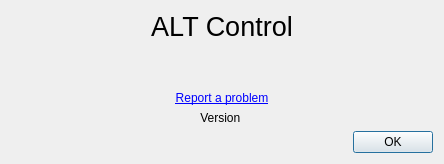
<?xml version="1.0" encoding="UTF-8"?>
<ui version="4.0">
 <class>AboutDialog</class>
 <widget class="QDialog" name="AboutDialog">
  <property name="geometry">
   <rect>
    <x>0</x>
    <y>0</y>
    <width>444</width>
    <height>164</height>
   </rect>
  </property>
  <property name="windowTitle">
   <string>About Control</string>
  </property>
  <property name="windowIcon">
   <iconset theme="alterator"/>
  </property>
  <layout class="QVBoxLayout" name="verticalLayout">
   <item>
    <widget class="QLabel" name="amcLabel">
     <property name="font">
      <font>
       <pointsize>20</pointsize>
       <bold>false</bold>
      </font>
     </property>
     <property name="text">
      <string>ALT Control</string>
     </property>
     <property name="alignment">
      <set>Qt::AlignmentFlag::AlignCenter</set>
     </property>
    </widget>
   </item>
   <item>
    <spacer name="verticalSpacer">
     <property name="orientation">
      <enum>Qt::Orientation::Vertical</enum>
     </property>
     <property name="sizeHint" stdset="0">
      <size>
       <width>20</width>
       <height>40</height>
      </size>
     </property>
    </spacer>
   </item>
   <item>
    <widget class="QLabel" name="bugzillaLabel">
     <property name="text">
      <string>&lt;a href=&quot;https://bugzilla.altlinux.org&quot;&gt;Report a problem&lt;/a&gt;</string>
     </property>
     <property name="alignment">
      <set>Qt::AlignmentFlag::AlignCenter</set>
     </property>
     <property name="openExternalLinks">
      <bool>true</bool>
     </property>
     <property name="textInteractionFlags">
      <set>Qt::TextInteractionFlag::TextBrowserInteraction</set>
     </property>
    </widget>
   </item>
   <item>
    <widget class="QLabel" name="versionLabel">
     <property name="text">
      <string>Version </string>
     </property>
     <property name="alignment">
      <set>Qt::AlignmentFlag::AlignCenter</set>
     </property>
    </widget>
   </item>
   <item>
    <widget class="QDialogButtonBox" name="buttonBox">
     <property name="orientation">
      <enum>Qt::Orientation::Horizontal</enum>
     </property>
     <property name="standardButtons">
      <set>QDialogButtonBox::StandardButton::Ok</set>
     </property>
    </widget>
   </item>
  </layout>
 </widget>
 <resources/>
 <connections>
  <connection>
   <sender>buttonBox</sender>
   <signal>accepted()</signal>
   <receiver>AboutDialog</receiver>
   <slot>accept()</slot>
   <hints>
    <hint type="sourcelabel">
     <x>248</x>
     <y>254</y>
    </hint>
    <hint type="destinationlabel">
     <x>157</x>
     <y>274</y>
    </hint>
   </hints>
  </connection>
  <connection>
   <sender>buttonBox</sender>
   <signal>rejected()</signal>
   <receiver>AboutDialog</receiver>
   <slot>reject()</slot>
   <hints>
    <hint type="sourcelabel">
     <x>316</x>
     <y>260</y>
    </hint>
    <hint type="destinationlabel">
     <x>286</x>
     <y>274</y>
    </hint>
   </hints>
  </connection>
 </connections>
</ui>
